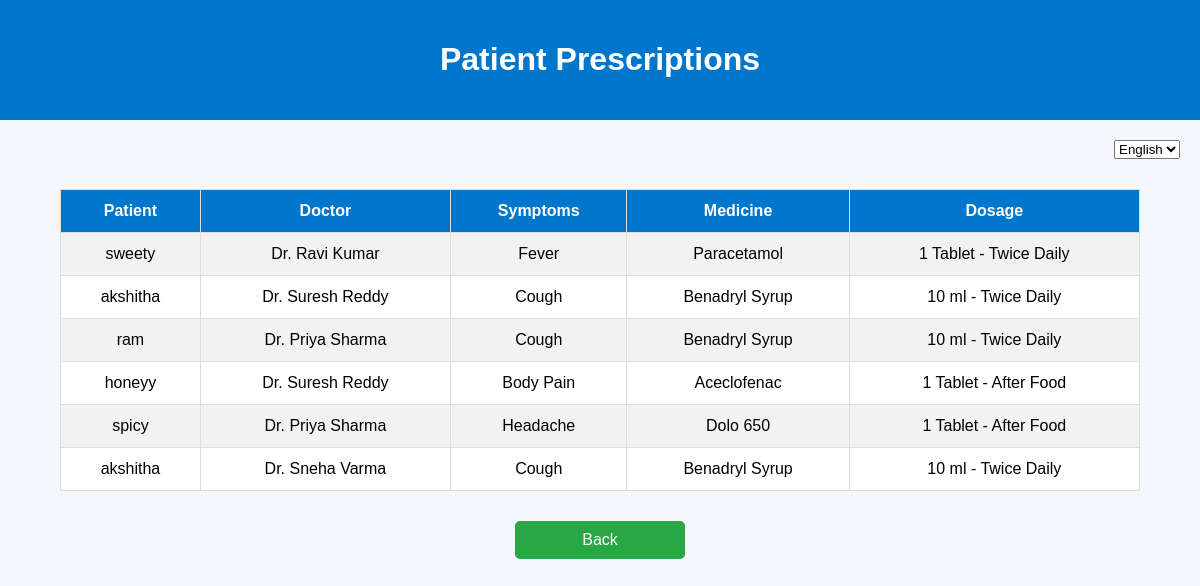
The page /prescriptions on the database its author committed.
### app.py (models this page shows)
class Appointment(db.Model):
    id = db.Column(db.Integer, primary_key=True)
    patient_name = db.Column(db.String(100))
    doctor_name = db.Column(db.String(100))
    appointment_date = db.Column(db.String(50))
    appointment_time = db.Column(db.String(50))
    symptoms = db.Column(db.String(500))
    age = db.Column(db.String(10))
    blood_group = db.Column(db.String(10))

### app.py (the view)
@app.route('/prescriptions')
def prescriptions():
    appointments = Appointment.query.all()
    prescription_list = []
    for appointment in appointments:
        symptoms = appointment.symptoms.lower()
        if "fever" in symptoms:
            medicine = "Paracetamol"
            dosage = "1 Tablet - Twice Daily"
        elif "cold" in symptoms:
            medicine = "Cetirizine"
            dosage = "1 Tablet - Night"
        elif "headache" in symptoms:
            medicine = "Dolo 650"
            dosage = "1 Tablet - After Food"
        elif "cough" in symptoms:
            medicine = "Benadryl Syrup"
            dosage = "10 ml - Twice Daily"
        elif "stomach pain" in symptoms:
            medicine = "Pantoprazole"
            dosage = "1 Tablet - Before Breakfast"
        elif "body pain" in symptoms:
            medicine = "Aceclofenac"
            dosage = "1 Tablet - After Food"
        else:
            medicine = "Consult Doctor"
            dosage = "As Directed"
        prescription_list.append({
            "patient_name": appointment.patient_name,
            "doctor_name": appointment.doctor_name,
            "symptoms": appointment.symptoms,
            "medicine": medicine,
            "dosage": dosage
        })
    return render_template(
        "prescriptions.html",
        prescriptions=prescription_list
    )

### templates/prescriptions.html (shortened to what this page needs)
<!DOCTYPE html>
<html>
<head>
</head>
<body>
<div class="header">
    <h1 id="title">Patient Prescriptions</h1>
</div>
<div class="language">
    <select id="language" onchange="changeLanguage()">
        <option value="en">English</option>
    </select>
</div>
<table>
<tr>
    <th id="patient">Patient</th>
    <th id="doctor">Doctor</th>
    <th id="symptoms">Symptoms</th>
    <th id="medicine">Medicine</th>
    <th id="dosage">Dosage</th>
</tr>
{% for p in prescriptions %}
<tr>
    <td>{{ p.patient_name }}</td>
    <td>{{ p.doctor_name }}</td>
    <td>{{ p.symptoms }}</td>
    <td>{{ p.medicine }}</td>
    <td>{{ p.dosage }}</td>
</tr>
{% endfor %}
</table>
<a href="/patient" class="back" id="back">Back</a>
</body>
</html>

### templates/prescriptions.html (style rules this page uses)
body { font-family:Arial,sans-serif; background:#f4f7fb; margin:0; }
.header { background:#0077cc; color:white; text-align:center; padding:20px; }
.language { text-align:right; margin:20px; }
table { width:90%; margin:30px auto; border-collapse:collapse; background:white; }
th,td { border:1px solid #ddd; padding:12px; text-align:center; }
th { background:#0077cc; color:white; }
tr:nth-child(even) { background:#f2f2f2; }
.back { display:block; width:150px; margin:20px auto; text-align:center; padding:10px; background:#28a745; color:white; text-decoration:none; border-radius:5px; }

### rows shown on the page
Appointment: patient_name "sweety", doctor_name "Dr. Ravi Kumar", symptoms "Fever", medicine "Paracetamol", dosage "1 Tablet - Twice Daily"
Appointment: patient_name "akshitha", doctor_name "Dr. Suresh Reddy", symptoms "Cough", medicine "Benadryl Syrup", dosage "10 ml - Twice Daily"
Appointment: patient_name "ram", doctor_name "Dr. Priya Sharma", symptoms "Cough", medicine "Benadryl Syrup", dosage "10 ml - Twice Daily"
Appointment: patient_name "honeyy", doctor_name "Dr. Suresh Reddy", symptoms "Body Pain", medicine "Aceclofenac", dosage "1 Tablet - After Food"
Appointment: patient_name "spicy", doctor_name "Dr. Priya Sharma", symptoms "Headache", medicine "Dolo 650", dosage "1 Tablet - After Food"
Appointment: patient_name "akshitha", doctor_name "Dr. Sneha Varma", symptoms "Cough", medicine "Benadryl Syrup", dosage "10 ml - Twice Daily"
